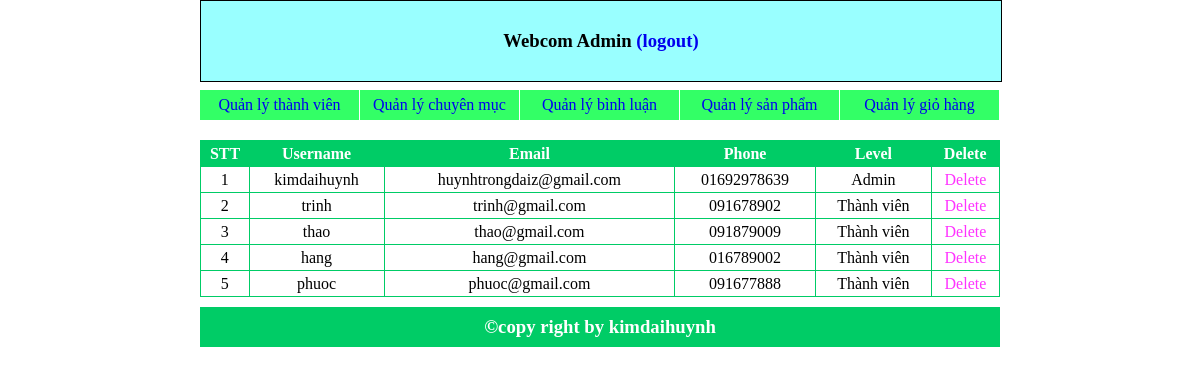
Screenshot of /admin/list_user.php with the database file from the repository.
### tables this page shows
CREATE TABLE `user` (
  `user_id` int(10) UNSIGNED NOT NULL,
  `username` varchar(50) NOT NULL,
  `password` varchar(50) NOT NULL,
  `sdt` varchar(11) NOT NULL,
  `email` varchar(50) NOT NULL,
  `gender` int(1) NOT NULL,
  `birthday` date NOT NULL,
  `level` int(1) NOT NULL
);

### admin/list_user.php (the view, shortened to what this page needs)
<?php
  require("templates/header.php");
 ?>
       <div id="warpper">
       	 <table>
      	<tr style="background-color: #0c6; color: #fff; font-family: cursive;">
      		<th>STT</th>
      		<th>Username</th>
      		<th>Email</th>
      		<th>Phone</th>
      		<th>Level</th>
      		<th>Delete</th>
      	</tr>
        <?php
        require("../library/config.php");
        $result=mysqli_query($conn,"SELECT user_id,username,email,sdt,level FROM user");
        $stt=1;
         while ($data=mysqli_fetch_assoc($result)) {
              echo"<tr>";
              echo"<td>$stt</td>";
              echo"<td>$data[username]</td>";
              echo"<td>$data[email]</td>";
              echo"<td>$data[sdt]</td>";
              if($data['level']==1){
               echo"<td>Thành viên</td>";
              }else{
                echo"<td>Admin</td>";
              }
              echo"<td><a href='del_user.php?id=$data[user_id]' onclick='return show_confirm();' style='color: #f3f;'>Delete</a></td>";
              echo"</tr>";
              $stt++;
         }
        ?>
      </table>
       </div>
<?php
  require("templates/footer.php");
 ?>

### admin/style.css (style rules this page uses)
* { margin: 0px;padding: 0px; }
body { width: 800px; margin: auto; }
a { text-decoration: none; font-family: cursive; }
#warpper table { border-collapse: collapse; margin-top: 20px; width: 800px; text-align:center; }
#warpper table tr { border: 1px solid #0c6; line-height: 25px; }
#warpper table td { border: 1px solid #0c6; }

### rows the page displays
user: username "kimdaihuynh", email "huynhtrongdaiz@gmail.com", sdt "01692978639", level "Admin"
user: username "trinh", email "trinh@gmail.com", sdt "091678902", level "Thành viên"
user: username "thao", email "thao@gmail.com", sdt "091879009", level "Thành viên"
user: username "hang", email "hang@gmail.com", sdt "016789002", level "Thành viên"
user: username "phuoc", email "phuoc@gmail.com", sdt "091677888", level "Thành viên"
